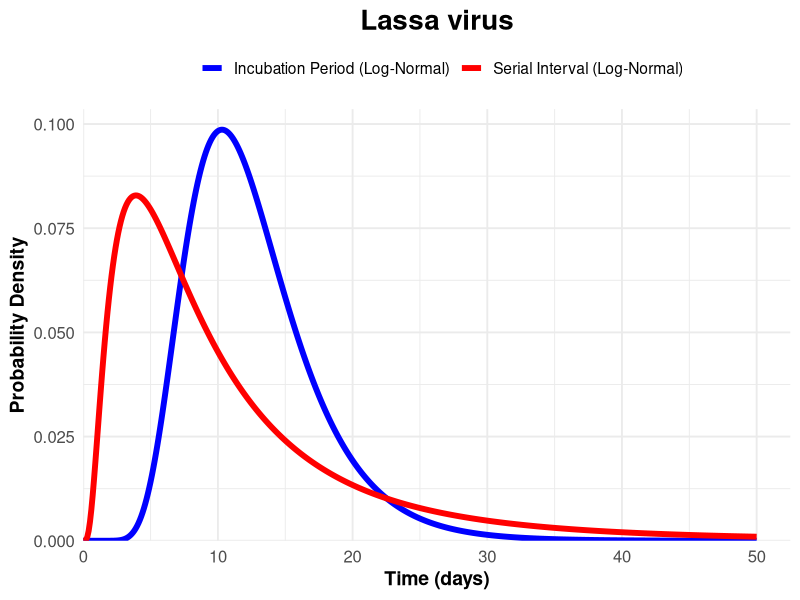

Here is the R script that generated this plot:
rm(list = ls())

library(ggplot2)
library(stats)


# Parameters for Incubation Period (Log-Normal)
# EpiLPS, Data set from Akhmetzhanov et al. 2019
incubation_meanlog <- 2.467
incubation_sdlog <- 0.367

# Parameters for Serial Interval (Log-Normal)
serial_meanlog <- 2.0939616
serial_sdlog <- 0.8541395


# Probability Density Functions
incubation_pdf <- function(x) dlnorm(x, meanlog = incubation_meanlog, sdlog = incubation_sdlog)
serial_pdf <- function(x) dlnorm(x, meanlog = serial_meanlog, sdlog = serial_sdlog)

# Calculate Intersection and Pre-symptomatic Transmission
intersection <- uniroot(function(x) incubation_pdf(x) - serial_pdf(x), lower = 0.01, upper = 10)$root
pre_symptomatic <- (plnorm(intersection, meanlog = serial_meanlog, sdlog = serial_sdlog) - 
                      plnorm(intersection, meanlog = incubation_meanlog, sdlog = incubation_sdlog)) * 100

cat("Percentage of pre-symptomatic transmission:", pre_symptomatic, "%\n")

# Visualisation
time_range <- seq(0, 50, by = 0.1)
incubation_values <- incubation_pdf(time_range)
serial_values <- serial_pdf(time_range)

# Combine data for plotting
plot_data <- data.frame(
  Time = rep(time_range, 2),
  PDF = c(incubation_values, serial_values),
  Type = rep(c("Incubation Period (Log-Normal)", "Serial Interval (Log-Normal)"), each = length(time_range))
)

# Plot
ggplot(plot_data, aes(x = Time, y = PDF, color = Type)) +
  geom_line(size = 2.0) +
  scale_color_manual(values = c("Incubation Period (Log-Normal)" = "blue", 
                                "Serial Interval (Log-Normal)" = "red")) +
  labs(
    title = "Lassa virus",
    x = "Time (days)",
    y = "Probability Density",
    color = ""
  ) +
  theme_minimal(base_size = 14) +
  theme(
    plot.title = element_text(face = "bold", size = 20, hjust = 0.5),
    legend.position = "top",
    axis.title = element_text(face = "bold"),
    axis.text = element_text(size = 12)
  ) +
  scale_x_continuous(expand = expansion(mult = c(0, 0.05))) +
  scale_y_continuous(expand = expansion(mult = c(0, 0.05)))

